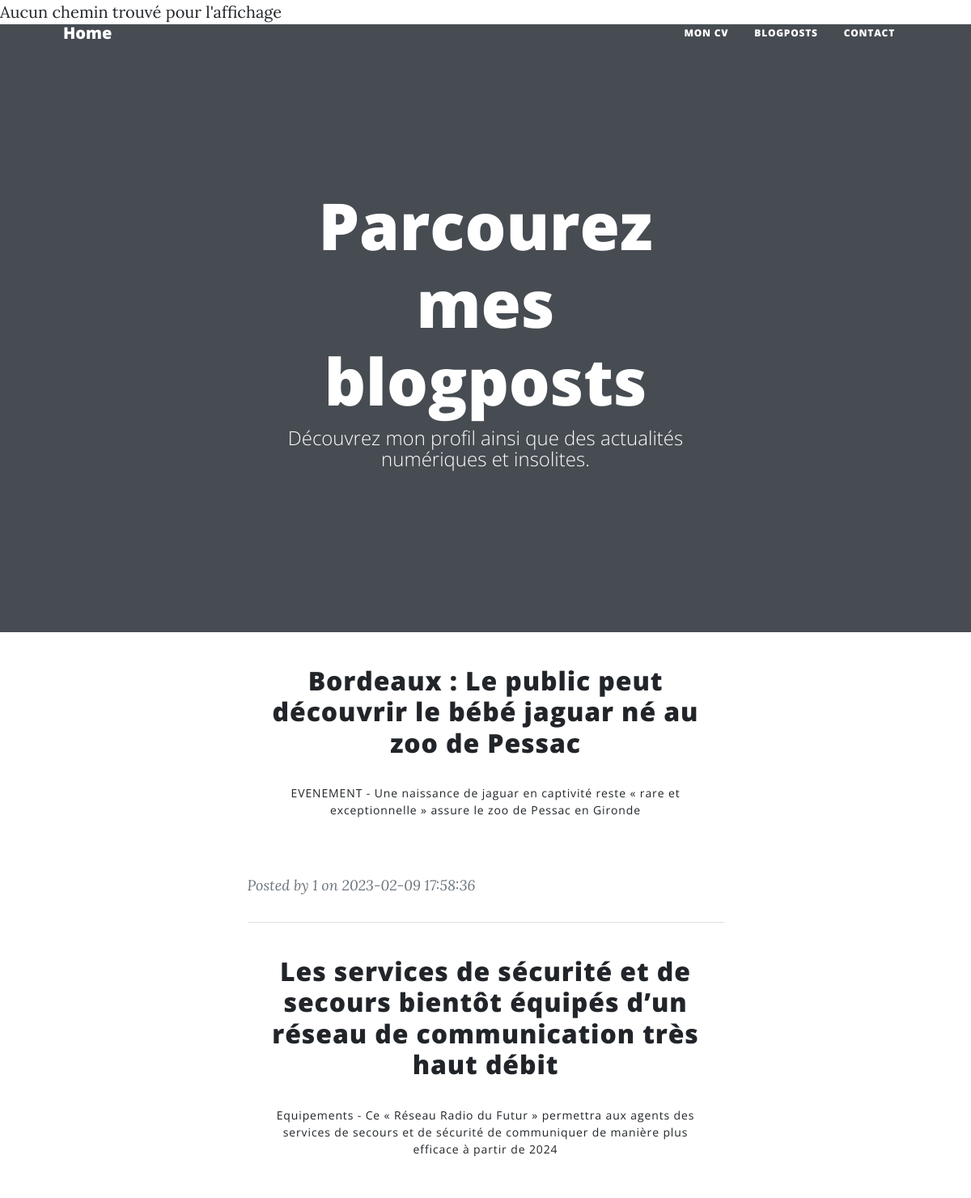
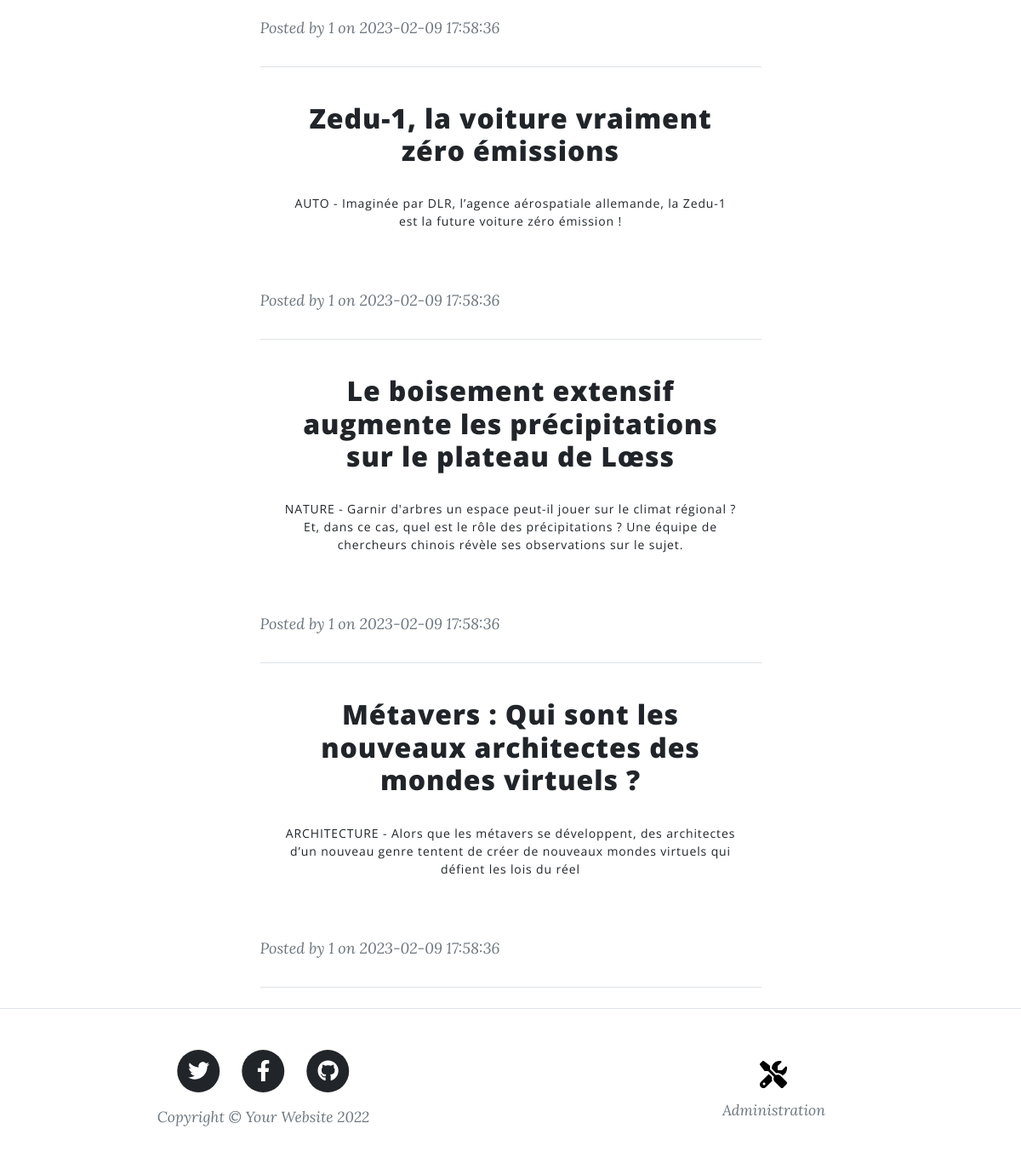
/control/blogposts.php, run on the app's committed database (2 pictures, top to bottom).
### tables this page shows
create table blogpost
(id_blogpost INT AUTO_INCREMENT PRIMARY KEY,
titre VARCHAR(100) NOT NULL,
date DATETIME NOT NULL,
auteur INT NOT NULL,
chapo TEXT NOT NULL,
contenu TEXT NOT NULL,
imgheader VARCHAR(50) NOT NULL,
imgsecondary VARCHAR(50),
FOREIGN KEY (auteur)
        REFERENCES account(id_account)
        ON DELETE CASCADE);

### model/Blogpost.php (called while the page is built, shortened)
<?php
class Blogpost
{
    private $id;
    private $title;
    private $author;
    private $date;
    private $chapo;
    public function getId()
    {
        return $this->id;
    }
    public function setId($id)
    {
        $this->id = $id;
    }
    public function displayTitle()
    {
        return $this->title;
    }
    public function setTitle($title)
    {
        $this->title = $title;
    }
    public function displayChapo()
    {
        return $this->chapo;
    }
    public function displayAuthor()
    {
        return $this->author;
    }
    public function displayDate()
    {
        return $this->date;
    }
    function displayBlogpost()
    {
        $mysqlClient = new Connect();
        $mysqlClient = $mysqlClient->connexion();
        $sqlQuery = 'SELECT * FROM blogpost ORDER BY date DESC';
        $blogpostsStatement = $mysqlClient->prepare($sqlQuery);
        $blogpostsStatement->execute();
        $blogposts = $blogpostsStatement->fetchAll();
        $arrBlogposts = array ();
        foreach ($blogposts as $blogpost)
        {
            $post = new Blogpost();
            $post->setId($blogpost['id_blogpost']);
            $post->setTitle($blogpost['titre']);
            $post->date = $blogpost['date'];
            $post->author = $blogpost['auteur'];
            $post->chapo = $blogpost['chapo'];
            $post->content = $blogpost['contenu'];
            $post->imgheader = $blogpost['imgheader'];
            $post->imgsecondary = $blogpost['imgsecondary'];
            array_push($arrBlogposts, $post);
        }
        return $arrBlogposts;
    }
}
?>

### view/view_blogposts.php (the view, shortened to what this page needs)
<?php
    $host = $_SERVER['HTTP_HOST'];
    $protocol=$_SERVER['PROTOCOL'] = isset($_SERVER['HTTPS']) && !empty($_SERVER['HTTPS']) ? 'https' : 'http';
?>
<!DOCTYPE html>
<html lang="en">
    <head>
        <?php
        if(file_exists("../view/components/links.php") == true)
            require "../view/components/links.php";
        ?>
    </head>
    <body>
        <?php
            if(file_exists("view/components/nav.php") == true)
                require "view/components/nav.php";
            else
                require "components/nav.php";
        ?>
        <?php
            if(file_exists("view/components/header.php") == true)
                require "view/components/header.php";
            else
                require "components/header.php";
        ?>
        <div class="container px-4 px-lg-5">
            <div class="row gx-4 gx-lg-5 justify-content-center">
                <div class="col-md-10 col-lg-8 col-xl-7">
                    <?php
                    if($posts != null && sizeof($posts) > 0)
                    {
                        foreach($posts as $post)
                        {
                            ?>
                            <div class="post-preview">
                                <form action="index.php?id_blogpost=" method="get">
                                    <button class="btn btn-link" name= "id_blogpost" value = "<?=$post->getId()?>" type="submit">
                                            <h2 class="post-title"><?= $post->displayTitle() ?></h2>
                                            <p><?= $post->displayChapo() ?></p>
                                    </button>
                                </form>
                                <p class="post-meta">
                                    Posted by
                                    <?= $post->displayAuthor() ?>
                                    on <?= $post->displayDate() ?>
                                </p>
                            </div>
                            <hr class="my-4" />
                    <?php }
                    }
                    else
                    {
                        echo 'Aucun blogpost à afficher';
                    }
                    ?>
                </div>
            </div>
        </div>
        <?php
            if(file_exists("view/components/footer.php") == true)
                require "view/components/footer.php";
            else
                require "components/footer.php";
        ?>
    </body>
</html>

### control/blogposts.php (shortened to what this page needs)
<?php
$posts = new Blogpost();
$posts = $posts->displayBlogpost();
$page_title = "Parcourez mes blogposts ";
if(file_exists("../view/view_blogposts.php") == true)
{
    require "../view/view_blogposts.php";
}
?>

### view/components/links.php (shortened to what this page needs)
<?php
    $host = $_SERVER['HTTP_HOST'];
    $protocol=$_SERVER['PROTOCOL'] = isset($_SERVER['HTTPS']) && !empty($_SERVER['HTTPS']) ? 'https' : 'http';
?>
<link href="<?= "$protocol://$host/view/css/styles.css" ?>" rel="stylesheet" />
<link href="<?= "$protocol://$host/view/css/style_perso.css" ?>" rel="stylesheet" />

### view/components/nav.php (shortened to what this page needs)
<?php
    $host = $_SERVER['HTTP_HOST'];
    $protocol=$_SERVER['PROTOCOL'] = isset($_SERVER['HTTPS']) && !empty($_SERVER['HTTPS']) ? 'https' : 'http';
?>
<nav class="navbar navbar-expand-lg navbar-light" id="mainNav">
    <div class="container px-4 px-lg-5">
        <a class="navbar-brand" href="<?= "$protocol://$host/index.php" ?>">Home</a>
        <div class="collapse navbar-collapse" id="navbarResponsive">
            <ul class="navbar-nav ms-auto py-4 py-lg-0">
                <li class="nav-item"><a class="nav-link px-lg-3 py-3 py-lg-4" href="<?= "$protocol://$host/view/assets/aurorebdev.pdf"?>" target="_blank">Mon cv</a></li>
                <li class="nav-item"><a class="nav-link px-lg-3 py-3 py-lg-4" href="<?= "$protocol://$host/index.php?action=blogposts"?>">Blogposts</a></li>
                <li class="nav-item"><a class="nav-link px-lg-3 py-3 py-lg-4" href="<?= "$protocol://$host/index.php?action=contact"?>">Contact</a></li>
            </ul>
        </div>
    </div>
</nav>

### view/components/header.php
<header class="masthead mb-4" style="<?= $header_img; ?>">
    <div class="container position-relative px-4 px-lg-5">
        <div class="row gx-4 gx-lg-5 justify-content-center">
            <div class="col-md-10 col-lg-8 col-xl-7">
                <div class="site-heading">
                    <h1><?= $page_title; ?></h1>
                    <span class="subheading">Découvrez mon profil ainsi que des actualités numériques et insolites.</span>
                </div>
            </div>
        </div>
    </div>
</header>

### view/components/footer.php (shortened to what this page needs)
<footer class="border-top">
    <div class="container px-4 px-lg-5">
        <div class="row gx-4 gx-lg-5 justify-content-center">
            <div class="col-md-10 col-lg-8 col-xl-7">
                <ul class="list-inline text-center">
                    <li class="list-inline-item">
                        <a href="https://twitter.com/?lang=fr" target="_blank">
                            <span class="fa-stack fa-lg">
                                <i class="fas fa-circle fa-stack-2x"></i>
                                <i class="fab fa-twitter fa-stack-1x fa-inverse"></i>
                            </span>
                        </a>
                    </li>
                    <li class="list-inline-item">
                        <a href="https://fr-fr.facebook.com/" target="_blank">
                            <span class="fa-stack fa-lg">
                                <i class="fas fa-circle fa-stack-2x"></i>
                                <i class="fab fa-facebook-f fa-stack-1x fa-inverse"></i>
                            </span>
                        </a>
                    </li>
                    <li class="list-inline-item">
                        <a href="https://github.com" target="_blank">
                            <span class="fa-stack fa-lg">
                                <i class="fas fa-circle fa-stack-2x"></i>
                                <i class="fab fa-github fa-stack-1x fa-inverse"></i>
                            </span>
                        </a>
                    </li>
                </ul>
                <div class="small text-center text-muted fst-italic">Copyright &copy; Your Website 2022</div>
            </div>
        </div>
    </div>
    <div class="container list-inline text-center">
        <a href="<?= "$protocol://$host/control/admin.php"?>">
            <button class="navbar-toggler" type="button" data-bs-toggle="collapse" data-bs-target="#navbarResponsive" aria-controls="navbarResponsive" aria-expanded="false" aria-label="Toggle navigation">
            </button>
            <div class="small text-center text-muted fst-italic mt-2">Administration</div>
        </a>
    </div>
</footer>

### view/css/style_perso.css (style rules this page uses)
footer { display: flex; justify-content: space-between; align-items: center; }

### data on the page
blogpost: titre "Bordeaux : Le public peut découvrir le bébé jaguar né au zoo de Pessac", chapo "EVENEMENT - Une naissance de jaguar en captivité reste « rare et exceptionnelle » assure le zoo de Pessac en Gironde", auteur "1", date "2023-02-09 17:58:36"
blogpost: $post->getId() 2 (drawn), titre "Les services de sécurité et de secours bientôt équipés d’un réseau de communication très haut débit", chapo "Equipements - Ce « Réseau Radio du Futur » permettra aux agents des services de secours et de sécurité de communiquer de manière plus efficace à partir de 2024", auteur "1", date "2023-02-09 17:58:36"
blogpost: $post->getId() 3 (drawn), titre "Zedu-1, la voiture vraiment zéro émissions", chapo "AUTO - Imaginée par DLR, l’agence aérospatiale allemande, la Zedu-1 est la future voiture zéro émission !", auteur "1", date "2023-02-09 17:58:36"
blogpost: $post->getId() 4 (drawn), titre "Le boisement extensif augmente les précipitations sur le plateau de Lœss", chapo "NATURE - Garnir d'arbres un espace peut-il jouer sur le climat régional ? Et, dans ce cas, quel est le rôle des précipitations ? Une équipe de chercheurs chinois révèle ses observations sur le sujet.", auteur "1", date "2023-02-09 17:58:36"
blogpost: $post->getId() 5 (drawn), titre "Métavers : Qui sont les nouveaux architectes des mondes virtuels ?", chapo "ARCHITECTURE - Alors que les métavers se développent, des architectes d’un nouveau genre tentent de créer de nouveaux mondes virtuels qui défient les lois du réel", auteur "1", date "2023-02-09 17:58:36"

### other printed values
$page_title "Parcourez mes blogposts"
